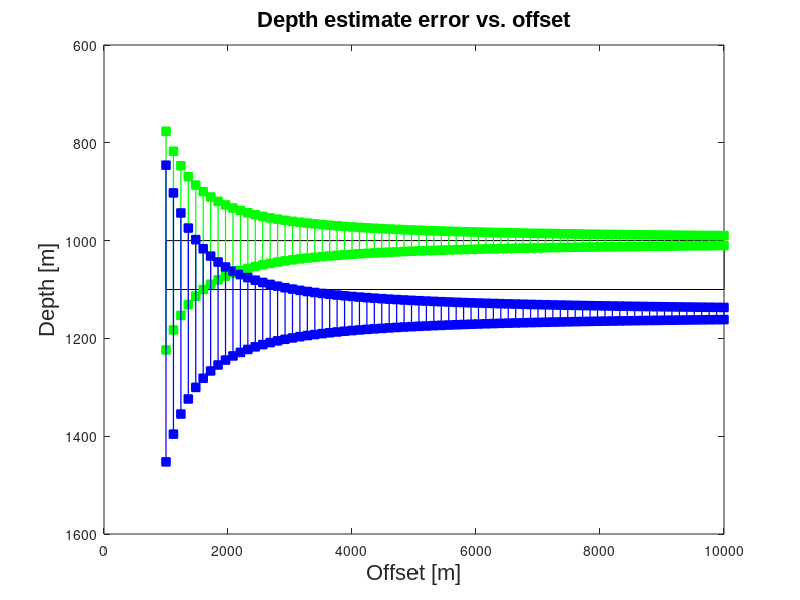

The MATLAB source for this figure:
%Test parameters for velocity uncertainty
close all
clear all

%Quick test for set values
A=4; %constant
v=3500; %stacking velocity 
f=25; %characteristic frequency
t=2; %time
x=8000; %offset
dv=A*v*v*v*t/f/x/x; %stacking velocity error

%% More robust testing
perc=0.1;
%Bounds on parameters
vamin=1500;        %m/s
vamax=2500;        %m/s 2000 and 2200 used in app
ztamin=1;          %m
ztamax=10000;      %m
Tamin=1;           %m
Tamax=1000;        %m
famin=8;           %Hz
famax=80;          %Hz
xamax=10000;       %m (max offset = 700:10000)
xamin=perc*xamax;  %m
v1a=vamin:vamax;   %m/s
v2a=vamin:vamax;   %m/s
zta=ztamin:ztamax; %m
Ta=Tamin:Tamax;    %m
fa=famin:famax;    %m
nxa=75;
dxa=(xamax-xamin)/nxa;
xa=xamin:dxa:xamax;    %m
nxa=length(xa);


%get some randome values in our ranges
rv1i=randi(length(v1a));
rv2i=randi(length(v2a));
rzti=randi(length(zta));
rTi =randi(length(Ta));
rfi =randi(length(fa));
rxi =randi(length(xa));
%simulate user inputs
v1=v1a(rv1i);
v2=v1a(rv1i);
zt=zta(rzti);
T=Ta(rTi);
f=fa(rfi);
x=xa(rxi);

v1=2000; % velocity upper layer
v2=2200; % velocity lower layer
zt=1000;
T=100;
f=80; %characteristic frequency
% x=8000; %offset
nsim=100;
dxa=100
j=0;
clay=[123,146,168];
figure(1); fill([min(xa),max(xa),max(xa),min(xa)],[zt,zt,zt+T,zt+T],...
                'w')
hold on
for x=linspace(xamin,xamax,length(xa))
    j=j+1;
    %Compute depth bounds
    t01=2*zt/v1;
    t02=t01+2*T/v2;
    vr1=v1;
    vr2=sqrt((v1*v1*t01+v2*v2*t02)/(t01+t02));
    t1x=sqrt(t01*t01+(x*x/vr1/vr1));
    t2x=sqrt(t02*t02+(x*x/vr2/vr2));
    dvrms1=(4*t1x*power(vr1,3))/(f*power(x,2));
    dvrms2=(4*t2x*power(vr2,3))/(f*power(x,2));
    r1=(t1x*vr1)/2;
    r2=(t2x*vr2)/2;
    theta1=asind(x/(2*r1));
    theta2=asind(x/(2*r2));
    ztc(j)=((t1x*cosd(theta1))/2)*(vr1);
    ztu=((t1x*cosd(theta1))/2)*(vr1+dvrms1);
    ztl=((t1x*cosd(theta1))/2)*(vr1-dvrms1);
    zbc(j)=((t2x*cosd(theta2))/2)*(vr2);
    zbu=((t2x*cosd(theta2))/2)*(vr2+dvrms2);
    zbl=((t2x*cosd(theta2))/2)*(vr2-dvrms2);
    %display bounds for this user input
    figure(1);
    plot([x,x],[ztu,ztl],'-gs','markerfacecolor','g','linewidth',0.9)
    plot([x,x],[zbu,zbl],'-bs','markerfacecolor','b','linewidth',0.9)
end
figure(1); 
lwl=1.1;
% plot(xa,zt*ones(length(xa))      ,'w','linewidth',lwl); hold on;
% plot(xa,(zt+T)*(ones(length(xa))),'w','linewidth',lwl);
% plot(xa,ztc,'k')
% plot(xa,zbc,'k')
hold off
set(gca,'Ydir','reverse')
xlabel('Offset [m]'); ylabel('Depth [m]');
title('Depth estimate error vs. offset');
set(findall(gcf,'type','text'),'FontSize',16,'FontName','Arial')


